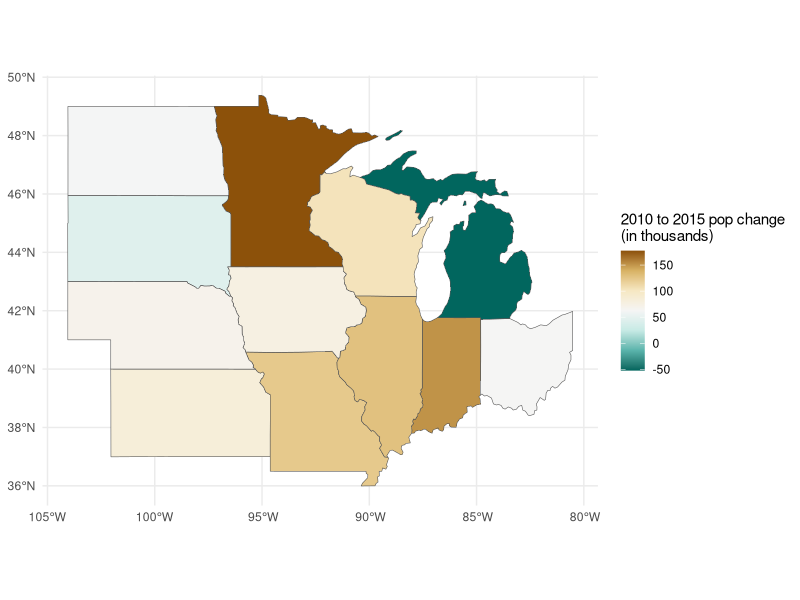
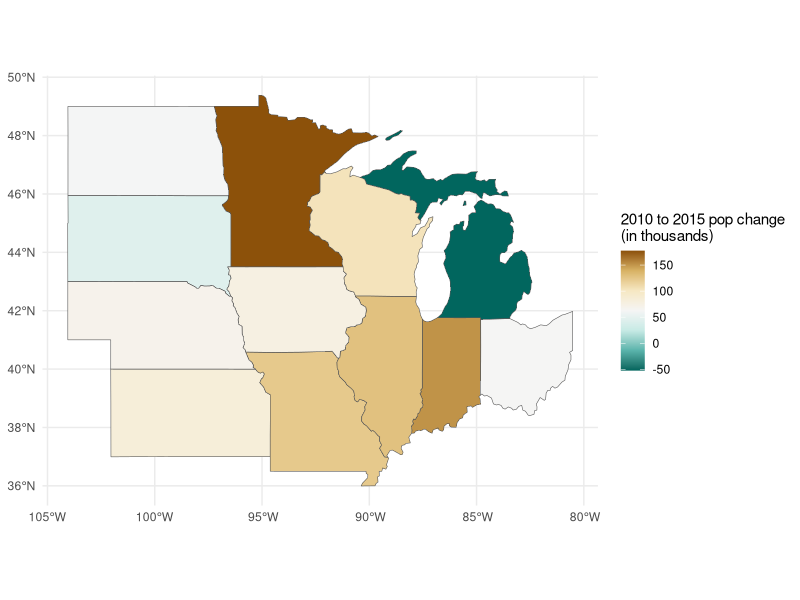
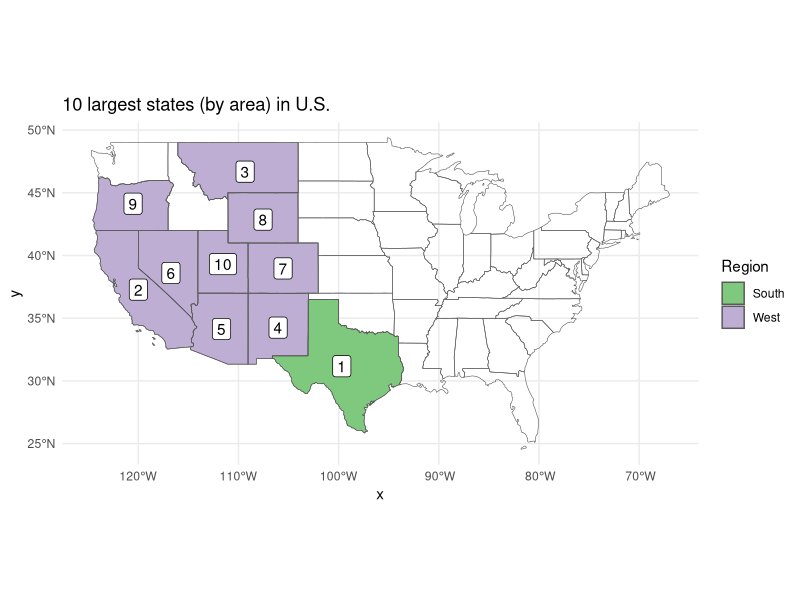

R code for these plots, in order:
## ---- chunk 1
library(sf)
library(dplyr)
library(ggplot2)

library(spData)
data("us_states")
## ---- chunk 2
summary(us_states)
## ---- chunk 3
glimpse(us_states[, 1])
## ---- chunk 4
#| echo: false
#| caption: From Geocomputation with R (CC-BY-ND)
knitr::kable(
  tibble(
    Symbol = c("`==`", "`!=`", "`>`, `<`", "`>=`, `<=`", "`&`, <code>|</code>, `!`"),
    Name = c(
      "Equal to", "Not equal to", "Greater/Less than",
      "Greater/Less than or equal",
      "Logical operators: And, Or, Not"
    )
  ),
  caption = paste(
    "Comparison operators that return Booleans",
    "(TRUE/FALSE)."
  ),
  caption.short = "Comparison operators that return Booleans.",
  booktabs = TRUE
)
## ---- chunk 5
# convert area to square miles and add as new column
us_states$AREA <- units::set_units(us_states$AREA, "mi^2")

# scale 2010 population into thousands
us_states$total_pop_10_scaled <- us_states$total_pop_10 / 1000
## ---- chunk 6
us_states <-
  mutate(
    .data = us_states,
    total_pop_change_10_15 = total_pop_15 - total_pop_10,
    .after = total_pop_15
  )
## ---- chunk 7
us_states %>%
  filter(REGION == "Midwest") %>%
  mutate(
    total_pop_change_10_15 = total_pop_change_10_15 / 1000
  )
## ---- chunk 8
#| echo: false
theme_set(theme_minimal())
## ---- chunk 9
#| output-location: slide
us_states %>%
  filter(REGION == "Midwest") %>%
  mutate(
    total_pop_change_10_15 = total_pop_change_10_15 / 1000
  ) %>%
  ggplot() +
  geom_sf(aes(fill = total_pop_change_10_15)) +
  scale_fill_distiller(type = "div") +
  labs(fill = "2010 to 2015 pop change\n(in thousands)")
## ---- chunk 10
#| output-location: slide
ggplot(data = us_states %>% filter(REGION == "Midwest")) +
  geom_sf(aes(fill = total_pop_change_10_15 / 1000)) +
  scale_fill_distiller(type = "div") +
  labs(fill = "2010 to 2015 pop change\n(in thousands)")
## ---- chunk 11
#| output-location: slide
us_states %>%
  arrange(desc(AREA)) %>%
  rename(Region = REGION) %>%
  slice_head(n = 10) %>%
  mutate(
    rank = row_number()
  ) %>%
  ggplot() +
  geom_sf(aes(fill = Region)) +
  geom_sf_label(aes(label = rank)) +
  scale_fill_brewer(type = "qual") +
  geom_sf(data = us_states, fill = NA) +
  labs(title = "10 largest states (by area) in U.S.")
